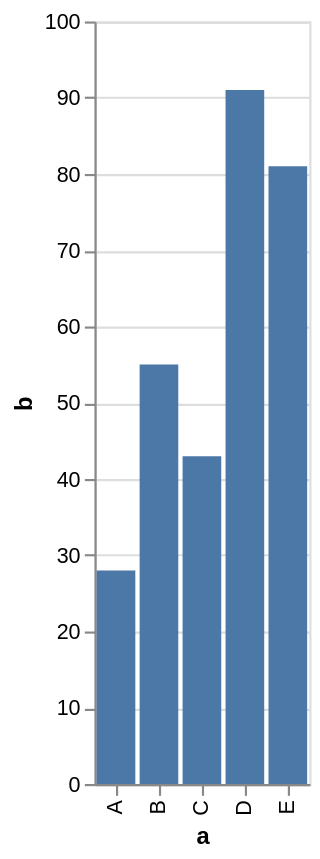

Here is the Vega-Lite specification saved for this chart:
### Vega-Lite specification from a JSON file in a GitHub repository (floating-point values rounded to 4 significant figures)
{"$schema": "https://vega.github.io/schema/vega-lite/v4.17.0.json", "autosize": {"contains": "padding", "type": "fit"}, "config": {"view": {"continuousHeight": 300, "continuousWidth": 400}}, "data": {"name": "data-2ac70d189ed9a45a891ae91238c97cd4"}, "datasets": {"data-2ac70d189ed9a45a891ae91238c97cd4": [{"a": "A", "b": 28}, {"a": "B", "b": 55}, {"a": "C", "b": 43}, {"a": "D", "b": 91}, {"a": "E", "b": 81}]}, "encoding": {"x": {"field": "a", "type": "nominal"}, "y": {"field": "b", "type": "quantitative"}}, "height": 400, "mark": "bar", "width": "container"}
